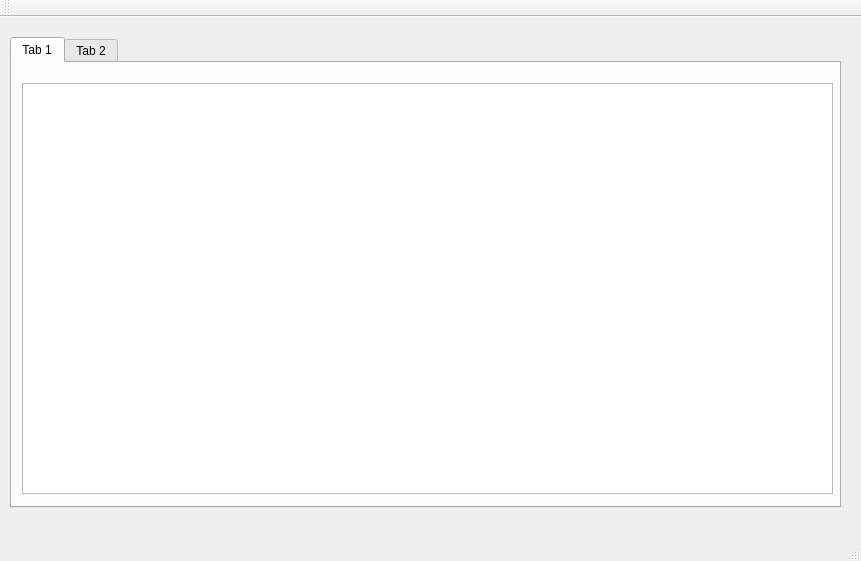
<?xml version="1.0" encoding="UTF-8"?>
<ui version="4.0">
 <class>MainWindow</class>
 <widget class="QMainWindow" name="MainWindow">
  <property name="geometry">
   <rect>
    <x>0</x>
    <y>0</y>
    <width>861</width>
    <height>561</height>
   </rect>
  </property>
  <property name="windowTitle">
   <string>MainWindow</string>
  </property>
  <widget class="QWidget" name="centralWidget">
   <widget class="QTabWidget" name="tabWidget">
    <property name="geometry">
     <rect>
      <x>10</x>
      <y>20</y>
      <width>831</width>
      <height>471</height>
     </rect>
    </property>
    <property name="currentIndex">
     <number>0</number>
    </property>
    <widget class="QWidget" name="tab">
     <attribute name="title">
      <string>Tab 1</string>
     </attribute>
     <widget class="QColumnView" name="columnView">
      <property name="geometry">
       <rect>
        <x>10</x>
        <y>20</y>
        <width>811</width>
        <height>411</height>
       </rect>
      </property>
     </widget>
    </widget>
    <widget class="QWidget" name="tab_2">
     <attribute name="title">
      <string>Tab 2</string>
     </attribute>
    </widget>
   </widget>
  </widget>
  <widget class="QMenuBar" name="menuBar">
   <property name="geometry">
    <rect>
     <x>0</x>
     <y>0</y>
     <width>861</width>
     <height>25</height>
    </rect>
   </property>
  </widget>
  <widget class="QToolBar" name="mainToolBar">
   <attribute name="toolBarArea">
    <enum>TopToolBarArea</enum>
   </attribute>
   <attribute name="toolBarBreak">
    <bool>false</bool>
   </attribute>
  </widget>
  <widget class="QStatusBar" name="statusBar"/>
 </widget>
 <layoutdefault spacing="6" margin="11"/>
 <resources/>
 <connections/>
</ui>
